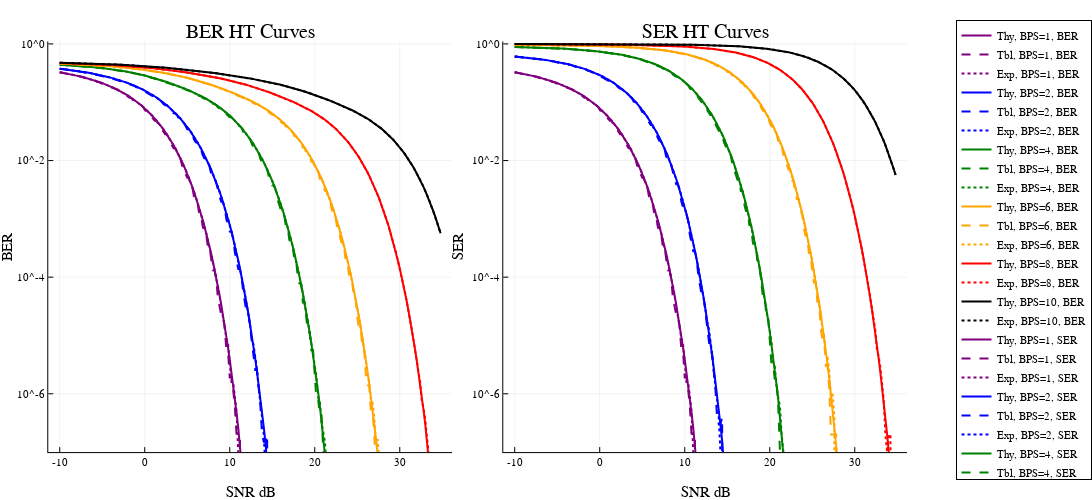
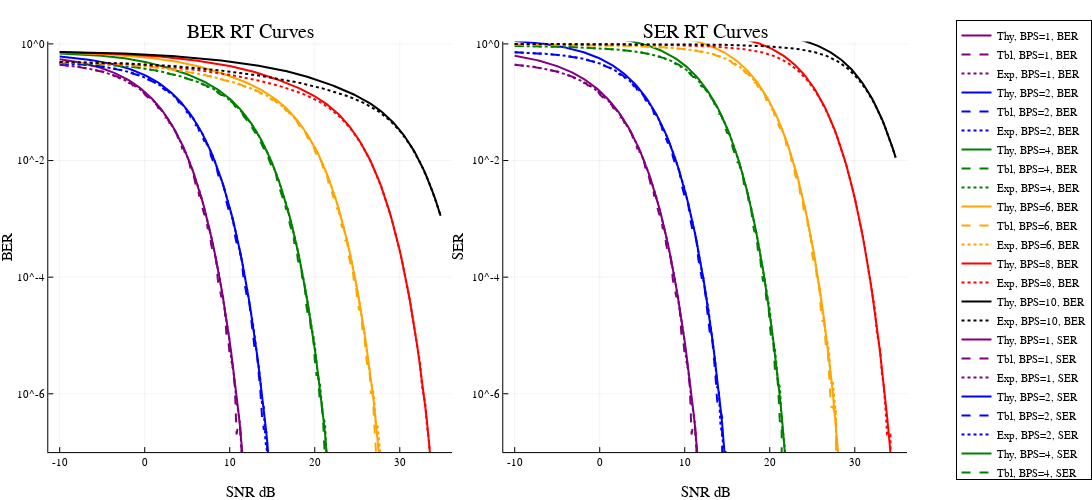

Write notebook code for charts like these, in order.
### Code cell
pb = plot(title="BER HT Curves", xlabel="SNR dB", ylabel="BER", yscale=:log)
pbr = plot(title="BER RT Curves", xlabel="SNR dB", ylabel="BER", yscale=:log)
ps = plot(title="SER HT Curves", xlabel="SNR dB", ylabel="SER", yscale=:log)
psr = plot(title="SER RT Curves", xlabel="SNR dB", ylabel="SER", yscale=:log)
SNRs = Float32.(collect(LinRange(-10, 34.8, 225)))
colors = Dict(1 => :purple, 2 => :blue, 4 => :green, 6 => :orange, 8 => :red, 10 => :black)
for bps in [1,2,4,6,8,10]
    println("BPS $bps")
    pb_th = [predict_classic_ber(bps, Float32(snr)) for snr in SNRs]
    pb_th_rt = [predict_classic_ber_roundtrip(bps, Float32(snr)) for snr in SNRs]
    ps_th = [predict_classic_ser(bps, Float32(snr)) for snr in SNRs]
    ps_th_rt = [predict_classic_ser_roundtrip(bps, Float32(snr)) for snr in SNRs]
    plot!(pb, SNRs, pb_th, label="Thy, BPS=$bps, BER", color=colors[bps], linewidth=2)
    plot!(pbr, SNRs, pb_th_rt, label="Thy, BPS=$bps, BER", color=colors[bps], linewidth=2)
    plot!(ps, SNRs, ps_th, label="Thy, BPS=$bps, SER", color=colors[bps], linewidth=2)
    plot!(psr, SNRs, ps_th_rt, label="Thy, BPS=$bps, SER", color=colors[bps], linewidth=2)
    if bps <= 6
        pb_tbl = [get_optimal_BER(snr, bps) for snr in SNRs]
        pb_tbl_rt = [get_optimal_BER_roundtrip(snr, bps) for snr in SNRs]
        ps_tbl = [get_optimal_SER(snr, bps) for snr in SNRs]
        ps_tbl_rt = [get_optimal_SER_roundtrip(snr, bps) for snr in SNRs]
        plot!(pb, SNRs, pb_tbl, linestyle=:dash, label="Tbl, BPS=$bps, BER", color=colors[bps], linewidth=2)
        plot!(pbr, SNRs, pb_tbl_rt, linestyle=:dash, label="Tbl, BPS=$bps, BER", color=colors[bps], linewidth=2)
        plot!(ps, SNRs, ps_tbl, linestyle=:dash, label="Tbl, BPS=$bps, SER", color=colors[bps], linewidth=2)
        plot!(psr, SNRs, ps_tbl_rt, linestyle=:dash, label="Tbl, BPS=$bps, SER", color=colors[bps], linewidth=2)
    end
    pb_ex_ht = new_tbl[bps][:, 2]
    ps_ex_ht = new_tbl[bps][:, 3]
    pb_ex_rt = new_tbl[bps][:, 4]
    ps_ex_rt = new_tbl[bps][:, 5]
    plot!(pb, SNRs, pb_ex_ht, linestyle=:dot, label="Exp, BPS=$bps, BER", color=colors[bps], linewidth=2)
    plot!(pbr, SNRs, pb_ex_rt, linestyle=:dot, label="Exp, BPS=$bps, BER", color=colors[bps], linewidth=2)
    plot!(ps, SNRs, ps_ex_ht, linestyle=:dot, label="Exp, BPS=$bps, SER", color=colors[bps], linewidth=2)
    plot!(psr, SNRs, ps_ex_rt, linestyle=:dot, label="Exp, BPS=$bps, SER", color=colors[bps], linewidth=2)
end

plot!(pb, ylim=[1e-7, 1.1])
plot!(pbr, ylim=[1e-7, 1.1])
plot!(ps, ylim=[1e-7, 1.1])
plot!(psr, ylim=[1e-7, 1.1])

display(plot(pb, ps, layout=(1, 2), size=(1200, 500), legend=:outertopright))
display(plot(pbr, psr, layout=(1, 2), size=(1200, 500), legend=:outertopright))

### Figure 1 — Plotly figure (JSON) as saved in the notebook; plotly's stock layout.template omitted (floating-point values rounded to 4 significant figures; data arrays with more than 128 entries replaced by an {"elided": "..."} marker saying what was removed)
{"data": [{"colorbar": {"len": 0.8926, "title": "", "x": 0.4967, "y": 0.5069}, "legendgroup": "Thy, BPS=1, BER", "line": {"color": "rgba(128, 0, 128, 1.000)", "dash": "solid", "shape": "linear", "width": 2}, "mode": "lines", "name": "Thy, BPS=1, BER", "showlegend": true, "type": "scatter", "x": {"elided": "225 float values"}, "xaxis": "x1", "y": {"elided": "225 float values"}, "yaxis": "y1"}, {"colorbar": {"len": 0.8926, "title": "", "x": 0.4967, "y": 0.5069}, "legendgroup": "Tbl, BPS=1, BER", "line": {"color": "rgba(128, 0, 128, 1.000)", "dash": "dash", "shape": "linear", "width": 2}, "mode": "lines", "name": "Tbl, BPS=1, BER", "showlegend": true, "type": "scatter", "x": {"elided": "225 float values"}, "xaxis": "x1", "y": {"elided": "225 float values"}, "yaxis": "y1"}, {"colorbar": {"len": 0.8926, "title": "", "x": 0.4967, "y": 0.5069}, "legendgroup": "Exp, BPS=1, BER", "line": {"color": "rgba(128, 0, 128, 1.000)", "dash": "dot", "shape": "linear", "width": 2}, "mode": "lines", "name": "Exp, BPS=1, BER", "showlegend": true, "type": "scatter", "x": {"elided": "225 float values"}, "xaxis": "x1", "y": {"elided": "225 float values"}, "yaxis": "y1"}, {"colorbar": {"len": 0.8926, "title": "", "x": 0.4967, "y": 0.5069}, "legendgroup": "Thy, BPS=2, BER", "line": {"color": "rgba(0, 0, 255, 1.000)", "dash": "solid", "shape": "linear", "width": 2}, "mode": "lines", "name": "Thy, BPS=2, BER", "showlegend": true, "type": "scatter", "x": {"elided": "225 float values"}, "xaxis": "x1", "y": {"elided": "225 float values"}, "yaxis": "y1"}, {"colorbar": {"len": 0.8926, "title": "", "x": 0.4967, "y": 0.5069}, "legendgroup": "Tbl, BPS=2, BER", "line": {"color": "rgba(0, 0, 255, 1.000)", "dash": "dash", "shape": "linear", "width": 2}, "mode": "lines", "name": "Tbl, BPS=2, BER", "showlegend": true, "type": "scatter", "x": {"elided": "225 float values"}, "xaxis": "x1", "y": {"elided": "225 float values"}, "yaxis": "y1"}, {"colorbar": {"len": 0.8926, "title": "", "x": 0.4967, "y": 0.5069}, "legendgroup": "Exp, BPS=2, BER", "line": {"color": "rgba(0, 0, 255, 1.000)", "dash": "dot", "shape": "linear", "width": 2}, "mode": "lines", "name": "Exp, BPS=2, BER", "showlegend": true, "type": "scatter", "x": {"elided": "225 float values"}, "xaxis": "x1", "y": {"elided": "225 float values"}, "yaxis": "y1"}, {"colorbar": {"len": 0.8926, "title": "", "x": 0.4967, "y": 0.5069}, "legendgroup": "Thy, BPS=4, BER", "line": {"color": "rgba(0, 128, 0, 1.000)", "dash": "solid", "shape": "linear", "width": 2}, "mode": "lines", "name": "Thy, BPS=4, BER", "showlegend": true, "type": "scatter", "x": {"elided": "225 float values"}, "xaxis": "x1", "y": {"elided": "225 float values"}, "yaxis": "y1"}, {"colorbar": {"len": 0.8926, "title": "", "x": 0.4967, "y": 0.5069}, "legendgroup": "Tbl, BPS=4, BER", "line": {"color": "rgba(0, 128, 0, 1.000)", "dash": "dash", "shape": "linear", "width": 2}, "mode": "lines", "name": "Tbl, BPS=4, BER", "showlegend": true, "type": "scatter", "x": {"elided": "225 float values"}, "xaxis": "x1", "y": {"elided": "225 float values"}, "yaxis": "y1"}, {"colorbar": {"len": 0.8926, "title": "", "x": 0.4967, "y": 0.5069}, "legendgroup": "Exp, BPS=4, BER", "line": {"color": "rgba(0, 128, 0, 1.000)", "dash": "dot", "shape": "linear", "width": 2}, "mode": "lines", "name": "Exp, BPS=4, BER", "showlegend": true, "type": "scatter", "x": {"elided": "225 float values"}, "xaxis": "x1", "y": {"elided": "225 float values"}, "yaxis": "y1"}, {"colorbar": {"len": 0.8926, "title": "", "x": 0.4967, "y": 0.5069}, "legendgroup": "Thy, BPS=6, BER", "line": {"color": "rgba(255, 165, 0, 1.000)", "dash": "solid", "shape": "linear", "width": 2}, "mode": "lines", "name": "Thy, BPS=6, BER", "showlegend": true, "type": "scatter", "x": {"elided": "225 float values"}, "xaxis": "x1", "y": {"elided": "225 float values"}, "yaxis": "y1"}, {"colorbar": {"len": 0.8926, "title": "", "x": 0.4967, "y": 0.5069}, "legendgroup": "Tbl, BPS=6, BER", "line": {"color": "rgba(255, 165, 0, 1.000)", "dash": "dash", "shape": "linear", "width": 2}, "mode": "lines", "name": "Tbl, BPS=6, BER", "showlegend": true, "type": "scatter", "x": {"elided": "225 float values"}, "xaxis": "x1", "y": {"elided": "225 float values"}, "yaxis": "y1"}, {"colorbar": {"len": 0.8926, "title": "", "x": 0.4967, "y": 0.5069}, "legendgroup": "Exp, BPS=6, BER", "line": {"color": "rgba(255, 165, 0, 1.000)", "dash": "dot", "shape": "linear", "width": 2}, "mode": "lines", "name": "Exp, BPS=6, BER", "showlegend": true, "type": "scatter", "x": {"elided": "225 float values"}, "xaxis": "x1", "y": {"elided": "225 float values"}, "yaxis": "y1"}, {"colorbar": {"len": 0.8926, "title": "", "x": 0.4967, "y": 0.5069}, "legendgroup": "Thy, BPS=8, BER", "line": {"color": "rgba(255, 0, 0, 1.000)", "dash": "solid", "shape": "linear", "width": 2}, "mode": "lines", "name": "Thy, BPS=8, BER", "showlegend": true, "type": "scatter", "x": {"elided": "225 float values"}, "xaxis": "x1", "y": {"elided": "225 float values"}, "yaxis": "y1"}, {"colorbar": {"len": 0.8926, "title": "", "x": 0.4967, "y": 0.5069}, "legendgroup": "Exp, BPS=8, BER", "line": {"color": "rgba(255, 0, 0, 1.000)", "dash": "dot", "shape": "linear", "width": 2}, "mode": "lines", "name": "Exp, BPS=8, BER", "showlegend": true, "type": "scatter", "x": {"elided": "225 float values"}, "xaxis": "x1", "y": {"elided": "225 float values"}, "yaxis": "y1"}, {"colorbar": {"len": 0.8926, "title": "", "x": 0.4967, "y": 0.5069}, "legendgroup": "Thy, BPS=10, BER", "line": {"color": "rgba(0, 0, 0, 1.000)", "dash": "solid", "shape": "linear", "width": 2}, "mode": "lines", "name": "Thy, BPS=10, BER", "showlegend": true, "type": "scatter", "x": {"elided": "225 float values"}, "xaxis": "x1", "y": {"elided": "225 float values"}, "yaxis": "y1"}, {"colorbar": {"len": 0.8926, "title": "", "x": 0.4967, "y": 0.5069}, "legendgroup": "Exp, BPS=10, BER", "line": {"color": "rgba(0, 0, 0, 1.000)", "dash": "dot", "shape": "linear", "width": 2}, "mode": "lines", "name": "Exp, BPS=10, BER", "showlegend": true, "type": "scatter", "x": {"elided": "225 float values"}, "xaxis": "x1", "y": {"elided": "225 float values"}, "yaxis": "y1"}, {"colorbar": {"len": 0.8926, "title": "", "x": 0.9967, "y": 0.5069}, "legendgroup": "Thy, BPS=1, SER", "line": {"color": "rgba(128, 0, 128, 1.000)", "dash": "solid", "shape": "linear", "width": 2}, "mode": "lines", "name": "Thy, BPS=1, SER", "showlegend": true, "type": "scatter", "x": {"elided": "225 float values"}, "xaxis": "x2", "y": {"elided": "225 float values"}, "yaxis": "y2"}, {"colorbar": {"len": 0.8926, "title": "", "x": 0.9967, "y": 0.5069}, "legendgroup": "Tbl, BPS=1, SER", "line": {"color": "rgba(128, 0, 128, 1.000)", "dash": "dash", "shape": "linear", "width": 2}, "mode": "lines", "name": "Tbl, BPS=1, SER", "showlegend": true, "type": "scatter", "x": {"elided": "225 float values"}, "xaxis": "x2", "y": {"elided": "225 float values"}, "yaxis": "y2"}, {"colorbar": {"len": 0.8926, "title": "", "x": 0.9967, "y": 0.5069}, "legendgroup": "Exp, BPS=1, SER", "line": {"color": "rgba(128, 0, 128, 1.000)", "dash": "dot", "shape": "linear", "width": 2}, "mode": "lines", "name": "Exp, BPS=1, SER", "showlegend": true, "type": "scatter", "x": {"elided": "225 float values"}, "xaxis": "x2", "y": {"elided": "225 float values"}, "yaxis": "y2"}, {"colorbar": {"len": 0.8926, "title": "", "x": 0.9967, "y": 0.5069}, "legendgroup": "Thy, BPS=2, SER", "line": {"color": "rgba(0, 0, 255, 1.000)", "dash": "solid", "shape": "linear", "width": 2}, "mode": "lines", "name": "Thy, BPS=2, SER", "showlegend": true, "type": "scatter", "x": {"elided": "225 float values"}, "xaxis": "x2", "y": {"elided": "225 float values"}, "yaxis": "y2"}, {"colorbar": {"len": 0.8926, "title": "", "x": 0.9967, "y": 0.5069}, "legendgroup": "Tbl, BPS=2, SER", "line": {"color": "rgba(0, 0, 255, 1.000)", "dash": "dash", "shape": "linear", "width": 2}, "mode": "lines", "name": "Tbl, BPS=2, SER", "showlegend": true, "type": "scatter", "x": {"elided": "225 float values"}, "xaxis": "x2", "y": {"elided": "225 float values"}, "yaxis": "y2"}, {"colorbar": {"len": 0.8926, "title": "", "x": 0.9967, "y": 0.5069}, "legendgroup": "Exp, BPS=2, SER", "line": {"color": "rgba(0, 0, 255, 1.000)", "dash": "dot", "shape": "linear", "width": 2}, "mode": "lines", "name": "Exp, BPS=2, SER", "showlegend": true, "type": "scatter", "x": {"elided": "225 float values"}, "xaxis": "x2", "y": {"elided": "225 float values"}, "yaxis": "y2"}, {"colorbar": {"len": 0.8926, "title": "", "x": 0.9967, "y": 0.5069}, "legendgroup": "Thy, BPS=4, SER", "line": {"color": "rgba(0, 128, 0, 1.000)", "dash": "solid", "shape": "linear", "width": 2}, "mode": "lines", "name": "Thy, BPS=4, SER", "showlegend": true, "type": "scatter", "x": {"elided": "225 float values"}, "xaxis": "x2", "y": {"elided": "225 float values"}, "yaxis": "y2"}, {"colorbar": {"len": 0.8926, "title": "", "x": 0.9967, "y": 0.5069}, "legendgroup": "Tbl, BPS=4, SER", "line": {"color": "rgba(0, 128, 0, 1.000)", "dash": "dash", "shape": "linear", "width": 2}, "mode": "lines", "name": "Tbl, BPS=4, SER", "showlegend": true, "type": "scatter", "x": {"elided": "225 float values"}, "xaxis": "x2", "y": {"elided": "225 float values"}, "yaxis": "y2"}, {"colorbar": {"len": 0.8926, "title": "", "x": 0.9967, "y": 0.5069}, "legendgroup": "Exp, BPS=4, SER", "line": {"color": "rgba(0, 128, 0, 1.000)", "dash": "dot", "shape": "linear", "width": 2}, "mode": "lines", "name": "Exp, BPS=4, SER", "showlegend": true, "type": "scatter", "x": {"elided": "225 float values"}, "xaxis": "x2", "y": {"elided": "225 float values"}, "yaxis": "y2"}, {"colorbar": {"len": 0.8926, "title": "", "x": 0.9967, "y": 0.5069}, "legendgroup": "Thy, BPS=6, SER", "line": {"color": "rgba(255, 165, 0, 1.000)", "dash": "solid", "shape": "linear", "width": 2}, "mode": "lines", "name": "Thy, BPS=6, SER", "showlegend": true, "type": "scatter", "x": {"elided": "225 float values"}, "xaxis": "x2", "y": {"elided": "225 float values"}, "yaxis": "y2"}, {"colorbar": {"len": 0.8926, "title": "", "x": 0.9967, "y": 0.5069}, "legendgroup": "Tbl, BPS=6, SER", "line": {"color": "rgba(255, 165, 0, 1.000)", "dash": "dash", "shape": "linear", "width": 2}, "mode": "lines", "name": "Tbl, BPS=6, SER", "showlegend": true, "type": "scatter", "x": {"elided": "225 float values"}, "xaxis": "x2", "y": {"elided": "225 float values"}, "yaxis": "y2"}, {"colorbar": {"len": 0.8926, "title": "", "x": 0.9967, "y": 0.5069}, "legendgroup": "Exp, BPS=6, SER", "line": {"color": "rgba(255, 165, 0, 1.000)", "dash": "dot", "shape": "linear", "width": 2}, "mode": "lines", "name": "Exp, BPS=6, SER", "showlegend": true, "type": "scatter", "x": {"elided": "225 float values"}, "xaxis": "x2", "y": {"elided": "225 float values"}, "yaxis": "y2"}, {"colorbar": {"len": 0.8926, "title": "", "x": 0.9967, "y": 0.5069}, "legendgroup": "Thy, BPS=8, SER", "line": {"color": "rgba(255, 0, 0, 1.000)", "dash": "solid", "shape": "linear", "width": 2}, "mode": "lines", "name": "Thy, BPS=8, SER", "showlegend": true, "type": "scatter", "x": {"elided": "225 float values"}, "xaxis": "x2", "y": {"elided": "225 float values"}, "yaxis": "y2"}, {"colorbar": {"len": 0.8926, "title": "", "x": 0.9967, "y": 0.5069}, "legendgroup": "Exp, BPS=8, SER", "line": {"color": "rgba(255, 0, 0, 1.000)", "dash": "dot", "shape": "linear", "width": 2}, "mode": "lines", "name": "Exp, BPS=8, SER", "showlegend": true, "type": "scatter", "x": {"elided": "225 float values"}, "xaxis": "x2", "y": {"elided": "225 float values"}, "yaxis": "y2"}, {"colorbar": {"len": 0.8926, "title": "", "x": 0.9967, "y": 0.5069}, "legendgroup": "Thy, BPS=10, SER", "line": {"color": "rgba(0, 0, 0, 1.000)", "dash": "solid", "shape": "linear", "width": 2}, "mode": "lines", "name": "Thy, BPS=10, SER", "showlegend": true, "type": "scatter", "x": {"elided": "225 float values"}, "xaxis": "x2", "y": {"elided": "225 float values"}, "yaxis": "y2"}, {"colorbar": {"len": 0.8926, "title": "", "x": 0.9967, "y": 0.5069}, "legendgroup": "Exp, BPS=10, SER", "line": {"color": "rgba(0, 0, 0, 1.000)", "dash": "dot", "shape": "linear", "width": 2}, "mode": "lines", "name": "Exp, BPS=10, SER", "showlegend": true, "type": "scatter", "x": {"elided": "225 float values"}, "xaxis": "x2", "y": {"elided": "225 float values"}, "yaxis": "y2"}], "layout": {"annotations": [{"font": {"color": "rgba(0, 0, 0, 1.000)", "family": "sans-serif", "size": 20}, "rotation": 0, "showarrow": false, "text": "BER HT Curves", "x": 0.2749, "xanchor": "center", "xref": "paper", "y": 1, "yanchor": "top", "yref": "paper"}, {"font": {"color": "rgba(0, 0, 0, 1.000)", "family": "sans-serif", "size": 20}, "rotation": 0, "showarrow": false, "text": "SER HT Curves", "x": 0.7749, "xanchor": "center", "xref": "paper", "y": 1, "yanchor": "top", "yref": "paper"}], "height": 500, "legend": {"bgcolor": "rgba(255, 255, 255, 1.000)", "bordercolor": "rgba(0, 0, 0, 1.000)", "borderwidth": 1, "font": {"color": "rgba(0, 0, 0, 1.000)", "family": "sans-serif", "size": 11}, "title": {"font": {"color": "rgba(0, 0, 0, 1.000)", "family": "sans-serif", "size": 15}, "text": ""}, "tracegroupgap": 0, "traceorder": "normal", "x": 1.05, "xanchor": "upper", "y": 1, "yanchor": "right"}, "margin": {"b": 20, "l": 0, "r": 0, "t": 20}, "paper_bgcolor": "rgba(255, 255, 255, 1.000)", "plot_bgcolor": "rgba(255, 255, 255, 1.000)", "showlegend": true, "width": 1200, "xaxis1": {"anchor": "y1", "domain": [0.05305, 0.4967], "gridcolor": "rgba(0, 0, 0, 0.100)", "gridwidth": 0.5, "linecolor": "rgba(0, 0, 0, 1.000)", "mirror": false, "range": [-11.34, 36.14], "showgrid": true, "showline": true, "showticklabels": true, "tickangle": 0, "tickcolor": "rgb(0, 0, 0)", "tickfont": {"color": "rgba(0, 0, 0, 1.000)", "family": "sans-serif", "size": 11}, "tickmode": "array", "ticks": "inside", "ticktext": ["-10", "0", "10", "20", "30"], "tickvals": [-10, 0, 10, 20, 30], "title": "SNR dB", "titlefont": {"color": "rgba(0, 0, 0, 1.000)", "family": "sans-serif", "size": 15}, "type": "-", "visible": true, "zeroline": false, "zerolinecolor": "rgba(0, 0, 0, 1.000)"}, "xaxis2": {"anchor": "y2", "domain": [0.553, 0.9967], "gridcolor": "rgba(0, 0, 0, 0.100)", "gridwidth": 0.5, "linecolor": "rgba(0, 0, 0, 1.000)", "mirror": false, "range": [-11.34, 36.14], "showgrid": true, "showline": true, "showticklabels": true, "tickangle": 0, "tickcolor": "rgb(0, 0, 0)", "tickfont": {"color": "rgba(0, 0, 0, 1.000)", "family": "sans-serif", "size": 11}, "tickmode": "array", "ticks": "inside", "ticktext": ["-10", "0", "10", "20", "30"], "tickvals": [-10, 0, 10, 20, 30], "title": "SNR dB", "titlefont": {"color": "rgba(0, 0, 0, 1.000)", "family": "sans-serif", "size": 15}, "type": "-", "visible": true, "zeroline": false, "zerolinecolor": "rgba(0, 0, 0, 1.000)"}, "yaxis1": {"anchor": "x1", "domain": [0.06065, 0.9532], "gridcolor": "rgba(0, 0, 0, 0.100)", "gridwidth": 0.5, "linecolor": "rgba(0, 0, 0, 1.000)", "mirror": false, "range": [-7, 0.04139], "showgrid": true, "showline": true, "showticklabels": true, "tickangle": 0, "tickcolor": "rgb(0, 0, 0)", "tickfont": {"color": "rgba(0, 0, 0, 1.000)", "family": "sans-serif", "size": 11}, "tickmode": "array", "ticks": "inside", "ticktext": ["10^-6", "10^-4", "10^-2", "10^0"], "tickvals": [1e-06, 0.0001, 0.01, 1], "title": "BER", "titlefont": {"color": "rgba(0, 0, 0, 1.000)", "family": "sans-serif", "size": 15}, "type": "log", "visible": true, "zeroline": false, "zerolinecolor": "rgba(0, 0, 0, 1.000)"}, "yaxis2": {"anchor": "x2", "domain": [0.06065, 0.9532], "gridcolor": "rgba(0, 0, 0, 0.100)", "gridwidth": 0.5, "linecolor": "rgba(0, 0, 0, 1.000)", "mirror": false, "range": [-7, 0.04139], "showgrid": true, "showline": true, "showticklabels": true, "tickangle": 0, "tickcolor": "rgb(0, 0, 0)", "tickfont": {"color": "rgba(0, 0, 0, 1.000)", "family": "sans-serif", "size": 11}, "tickmode": "array", "ticks": "inside", "ticktext": ["10^-6", "10^-4", "10^-2", "10^0"], "tickvals": [1e-06, 0.0001, 0.01, 1], "title": "SER", "titlefont": {"color": "rgba(0, 0, 0, 1.000)", "family": "sans-serif", "size": 15}, "type": "log", "visible": true, "zeroline": false, "zerolinecolor": "rgba(0, 0, 0, 1.000)"}}}

### Figure 2 — Plotly figure (JSON) as saved in the notebook; plotly's stock layout.template omitted (floating-point values rounded to 4 significant figures; data arrays with more than 128 entries replaced by an {"elided": "..."} marker saying what was removed)
{"data": [{"colorbar": {"len": 0.8926, "title": "", "x": 0.4967, "y": 0.5069}, "legendgroup": "Thy, BPS=1, BER", "line": {"color": "rgba(128, 0, 128, 1.000)", "dash": "solid", "shape": "linear", "width": 2}, "mode": "lines", "name": "Thy, BPS=1, BER", "showlegend": true, "type": "scatter", "x": {"elided": "225 float values"}, "xaxis": "x1", "y": {"elided": "225 float values"}, "yaxis": "y1"}, {"colorbar": {"len": 0.8926, "title": "", "x": 0.4967, "y": 0.5069}, "legendgroup": "Tbl, BPS=1, BER", "line": {"color": "rgba(128, 0, 128, 1.000)", "dash": "dash", "shape": "linear", "width": 2}, "mode": "lines", "name": "Tbl, BPS=1, BER", "showlegend": true, "type": "scatter", "x": {"elided": "225 float values"}, "xaxis": "x1", "y": {"elided": "225 float values"}, "yaxis": "y1"}, {"colorbar": {"len": 0.8926, "title": "", "x": 0.4967, "y": 0.5069}, "legendgroup": "Exp, BPS=1, BER", "line": {"color": "rgba(128, 0, 128, 1.000)", "dash": "dot", "shape": "linear", "width": 2}, "mode": "lines", "name": "Exp, BPS=1, BER", "showlegend": true, "type": "scatter", "x": {"elided": "225 float values"}, "xaxis": "x1", "y": {"elided": "225 float values"}, "yaxis": "y1"}, {"colorbar": {"len": 0.8926, "title": "", "x": 0.4967, "y": 0.5069}, "legendgroup": "Thy, BPS=2, BER", "line": {"color": "rgba(0, 0, 255, 1.000)", "dash": "solid", "shape": "linear", "width": 2}, "mode": "lines", "name": "Thy, BPS=2, BER", "showlegend": true, "type": "scatter", "x": {"elided": "225 float values"}, "xaxis": "x1", "y": {"elided": "225 float values"}, "yaxis": "y1"}, {"colorbar": {"len": 0.8926, "title": "", "x": 0.4967, "y": 0.5069}, "legendgroup": "Tbl, BPS=2, BER", "line": {"color": "rgba(0, 0, 255, 1.000)", "dash": "dash", "shape": "linear", "width": 2}, "mode": "lines", "name": "Tbl, BPS=2, BER", "showlegend": true, "type": "scatter", "x": {"elided": "225 float values"}, "xaxis": "x1", "y": {"elided": "225 float values"}, "yaxis": "y1"}, {"colorbar": {"len": 0.8926, "title": "", "x": 0.4967, "y": 0.5069}, "legendgroup": "Exp, BPS=2, BER", "line": {"color": "rgba(0, 0, 255, 1.000)", "dash": "dot", "shape": "linear", "width": 2}, "mode": "lines", "name": "Exp, BPS=2, BER", "showlegend": true, "type": "scatter", "x": {"elided": "225 float values"}, "xaxis": "x1", "y": {"elided": "225 float values"}, "yaxis": "y1"}, {"colorbar": {"len": 0.8926, "title": "", "x": 0.4967, "y": 0.5069}, "legendgroup": "Thy, BPS=4, BER", "line": {"color": "rgba(0, 128, 0, 1.000)", "dash": "solid", "shape": "linear", "width": 2}, "mode": "lines", "name": "Thy, BPS=4, BER", "showlegend": true, "type": "scatter", "x": {"elided": "225 float values"}, "xaxis": "x1", "y": {"elided": "225 float values"}, "yaxis": "y1"}, {"colorbar": {"len": 0.8926, "title": "", "x": 0.4967, "y": 0.5069}, "legendgroup": "Tbl, BPS=4, BER", "line": {"color": "rgba(0, 128, 0, 1.000)", "dash": "dash", "shape": "linear", "width": 2}, "mode": "lines", "name": "Tbl, BPS=4, BER", "showlegend": true, "type": "scatter", "x": {"elided": "225 float values"}, "xaxis": "x1", "y": {"elided": "225 float values"}, "yaxis": "y1"}, {"colorbar": {"len": 0.8926, "title": "", "x": 0.4967, "y": 0.5069}, "legendgroup": "Exp, BPS=4, BER", "line": {"color": "rgba(0, 128, 0, 1.000)", "dash": "dot", "shape": "linear", "width": 2}, "mode": "lines", "name": "Exp, BPS=4, BER", "showlegend": true, "type": "scatter", "x": {"elided": "225 float values"}, "xaxis": "x1", "y": {"elided": "225 float values"}, "yaxis": "y1"}, {"colorbar": {"len": 0.8926, "title": "", "x": 0.4967, "y": 0.5069}, "legendgroup": "Thy, BPS=6, BER", "line": {"color": "rgba(255, 165, 0, 1.000)", "dash": "solid", "shape": "linear", "width": 2}, "mode": "lines", "name": "Thy, BPS=6, BER", "showlegend": true, "type": "scatter", "x": {"elided": "225 float values"}, "xaxis": "x1", "y": {"elided": "225 float values"}, "yaxis": "y1"}, {"colorbar": {"len": 0.8926, "title": "", "x": 0.4967, "y": 0.5069}, "legendgroup": "Tbl, BPS=6, BER", "line": {"color": "rgba(255, 165, 0, 1.000)", "dash": "dash", "shape": "linear", "width": 2}, "mode": "lines", "name": "Tbl, BPS=6, BER", "showlegend": true, "type": "scatter", "x": {"elided": "225 float values"}, "xaxis": "x1", "y": {"elided": "225 float values"}, "yaxis": "y1"}, {"colorbar": {"len": 0.8926, "title": "", "x": 0.4967, "y": 0.5069}, "legendgroup": "Exp, BPS=6, BER", "line": {"color": "rgba(255, 165, 0, 1.000)", "dash": "dot", "shape": "linear", "width": 2}, "mode": "lines", "name": "Exp, BPS=6, BER", "showlegend": true, "type": "scatter", "x": {"elided": "225 float values"}, "xaxis": "x1", "y": {"elided": "225 float values"}, "yaxis": "y1"}, {"colorbar": {"len": 0.8926, "title": "", "x": 0.4967, "y": 0.5069}, "legendgroup": "Thy, BPS=8, BER", "line": {"color": "rgba(255, 0, 0, 1.000)", "dash": "solid", "shape": "linear", "width": 2}, "mode": "lines", "name": "Thy, BPS=8, BER", "showlegend": true, "type": "scatter", "x": {"elided": "225 float values"}, "xaxis": "x1", "y": {"elided": "225 float values"}, "yaxis": "y1"}, {"colorbar": {"len": 0.8926, "title": "", "x": 0.4967, "y": 0.5069}, "legendgroup": "Exp, BPS=8, BER", "line": {"color": "rgba(255, 0, 0, 1.000)", "dash": "dot", "shape": "linear", "width": 2}, "mode": "lines", "name": "Exp, BPS=8, BER", "showlegend": true, "type": "scatter", "x": {"elided": "225 float values"}, "xaxis": "x1", "y": {"elided": "225 float values"}, "yaxis": "y1"}, {"colorbar": {"len": 0.8926, "title": "", "x": 0.4967, "y": 0.5069}, "legendgroup": "Thy, BPS=10, BER", "line": {"color": "rgba(0, 0, 0, 1.000)", "dash": "solid", "shape": "linear", "width": 2}, "mode": "lines", "name": "Thy, BPS=10, BER", "showlegend": true, "type": "scatter", "x": {"elided": "225 float values"}, "xaxis": "x1", "y": {"elided": "225 float values"}, "yaxis": "y1"}, {"colorbar": {"len": 0.8926, "title": "", "x": 0.4967, "y": 0.5069}, "legendgroup": "Exp, BPS=10, BER", "line": {"color": "rgba(0, 0, 0, 1.000)", "dash": "dot", "shape": "linear", "width": 2}, "mode": "lines", "name": "Exp, BPS=10, BER", "showlegend": true, "type": "scatter", "x": {"elided": "225 float values"}, "xaxis": "x1", "y": {"elided": "225 float values"}, "yaxis": "y1"}, {"colorbar": {"len": 0.8926, "title": "", "x": 0.9967, "y": 0.5069}, "legendgroup": "Thy, BPS=1, SER", "line": {"color": "rgba(128, 0, 128, 1.000)", "dash": "solid", "shape": "linear", "width": 2}, "mode": "lines", "name": "Thy, BPS=1, SER", "showlegend": true, "type": "scatter", "x": {"elided": "225 float values"}, "xaxis": "x2", "y": {"elided": "225 float values"}, "yaxis": "y2"}, {"colorbar": {"len": 0.8926, "title": "", "x": 0.9967, "y": 0.5069}, "legendgroup": "Tbl, BPS=1, SER", "line": {"color": "rgba(128, 0, 128, 1.000)", "dash": "dash", "shape": "linear", "width": 2}, "mode": "lines", "name": "Tbl, BPS=1, SER", "showlegend": true, "type": "scatter", "x": {"elided": "225 float values"}, "xaxis": "x2", "y": {"elided": "225 float values"}, "yaxis": "y2"}, {"colorbar": {"len": 0.8926, "title": "", "x": 0.9967, "y": 0.5069}, "legendgroup": "Exp, BPS=1, SER", "line": {"color": "rgba(128, 0, 128, 1.000)", "dash": "dot", "shape": "linear", "width": 2}, "mode": "lines", "name": "Exp, BPS=1, SER", "showlegend": true, "type": "scatter", "x": {"elided": "225 float values"}, "xaxis": "x2", "y": {"elided": "225 float values"}, "yaxis": "y2"}, {"colorbar": {"len": 0.8926, "title": "", "x": 0.9967, "y": 0.5069}, "legendgroup": "Thy, BPS=2, SER", "line": {"color": "rgba(0, 0, 255, 1.000)", "dash": "solid", "shape": "linear", "width": 2}, "mode": "lines", "name": "Thy, BPS=2, SER", "showlegend": true, "type": "scatter", "x": {"elided": "225 float values"}, "xaxis": "x2", "y": {"elided": "225 float values"}, "yaxis": "y2"}, {"colorbar": {"len": 0.8926, "title": "", "x": 0.9967, "y": 0.5069}, "legendgroup": "Tbl, BPS=2, SER", "line": {"color": "rgba(0, 0, 255, 1.000)", "dash": "dash", "shape": "linear", "width": 2}, "mode": "lines", "name": "Tbl, BPS=2, SER", "showlegend": true, "type": "scatter", "x": {"elided": "225 float values"}, "xaxis": "x2", "y": {"elided": "225 float values"}, "yaxis": "y2"}, {"colorbar": {"len": 0.8926, "title": "", "x": 0.9967, "y": 0.5069}, "legendgroup": "Exp, BPS=2, SER", "line": {"color": "rgba(0, 0, 255, 1.000)", "dash": "dot", "shape": "linear", "width": 2}, "mode": "lines", "name": "Exp, BPS=2, SER", "showlegend": true, "type": "scatter", "x": {"elided": "225 float values"}, "xaxis": "x2", "y": {"elided": "225 float values"}, "yaxis": "y2"}, {"colorbar": {"len": 0.8926, "title": "", "x": 0.9967, "y": 0.5069}, "legendgroup": "Thy, BPS=4, SER", "line": {"color": "rgba(0, 128, 0, 1.000)", "dash": "solid", "shape": "linear", "width": 2}, "mode": "lines", "name": "Thy, BPS=4, SER", "showlegend": true, "type": "scatter", "x": {"elided": "225 float values"}, "xaxis": "x2", "y": {"elided": "225 float values"}, "yaxis": "y2"}, {"colorbar": {"len": 0.8926, "title": "", "x": 0.9967, "y": 0.5069}, "legendgroup": "Tbl, BPS=4, SER", "line": {"color": "rgba(0, 128, 0, 1.000)", "dash": "dash", "shape": "linear", "width": 2}, "mode": "lines", "name": "Tbl, BPS=4, SER", "showlegend": true, "type": "scatter", "x": {"elided": "225 float values"}, "xaxis": "x2", "y": {"elided": "225 float values"}, "yaxis": "y2"}, {"colorbar": {"len": 0.8926, "title": "", "x": 0.9967, "y": 0.5069}, "legendgroup": "Exp, BPS=4, SER", "line": {"color": "rgba(0, 128, 0, 1.000)", "dash": "dot", "shape": "linear", "width": 2}, "mode": "lines", "name": "Exp, BPS=4, SER", "showlegend": true, "type": "scatter", "x": {"elided": "225 float values"}, "xaxis": "x2", "y": {"elided": "225 float values"}, "yaxis": "y2"}, {"colorbar": {"len": 0.8926, "title": "", "x": 0.9967, "y": 0.5069}, "legendgroup": "Thy, BPS=6, SER", "line": {"color": "rgba(255, 165, 0, 1.000)", "dash": "solid", "shape": "linear", "width": 2}, "mode": "lines", "name": "Thy, BPS=6, SER", "showlegend": true, "type": "scatter", "x": {"elided": "225 float values"}, "xaxis": "x2", "y": {"elided": "225 float values"}, "yaxis": "y2"}, {"colorbar": {"len": 0.8926, "title": "", "x": 0.9967, "y": 0.5069}, "legendgroup": "Tbl, BPS=6, SER", "line": {"color": "rgba(255, 165, 0, 1.000)", "dash": "dash", "shape": "linear", "width": 2}, "mode": "lines", "name": "Tbl, BPS=6, SER", "showlegend": true, "type": "scatter", "x": {"elided": "225 float values"}, "xaxis": "x2", "y": {"elided": "225 float values"}, "yaxis": "y2"}, {"colorbar": {"len": 0.8926, "title": "", "x": 0.9967, "y": 0.5069}, "legendgroup": "Exp, BPS=6, SER", "line": {"color": "rgba(255, 165, 0, 1.000)", "dash": "dot", "shape": "linear", "width": 2}, "mode": "lines", "name": "Exp, BPS=6, SER", "showlegend": true, "type": "scatter", "x": {"elided": "225 float values"}, "xaxis": "x2", "y": {"elided": "225 float values"}, "yaxis": "y2"}, {"colorbar": {"len": 0.8926, "title": "", "x": 0.9967, "y": 0.5069}, "legendgroup": "Thy, BPS=8, SER", "line": {"color": "rgba(255, 0, 0, 1.000)", "dash": "solid", "shape": "linear", "width": 2}, "mode": "lines", "name": "Thy, BPS=8, SER", "showlegend": true, "type": "scatter", "x": {"elided": "225 float values"}, "xaxis": "x2", "y": {"elided": "225 float values"}, "yaxis": "y2"}, {"colorbar": {"len": 0.8926, "title": "", "x": 0.9967, "y": 0.5069}, "legendgroup": "Exp, BPS=8, SER", "line": {"color": "rgba(255, 0, 0, 1.000)", "dash": "dot", "shape": "linear", "width": 2}, "mode": "lines", "name": "Exp, BPS=8, SER", "showlegend": true, "type": "scatter", "x": {"elided": "225 float values"}, "xaxis": "x2", "y": {"elided": "225 float values"}, "yaxis": "y2"}, {"colorbar": {"len": 0.8926, "title": "", "x": 0.9967, "y": 0.5069}, "legendgroup": "Thy, BPS=10, SER", "line": {"color": "rgba(0, 0, 0, 1.000)", "dash": "solid", "shape": "linear", "width": 2}, "mode": "lines", "name": "Thy, BPS=10, SER", "showlegend": true, "type": "scatter", "x": {"elided": "225 float values"}, "xaxis": "x2", "y": {"elided": "225 float values"}, "yaxis": "y2"}, {"colorbar": {"len": 0.8926, "title": "", "x": 0.9967, "y": 0.5069}, "legendgroup": "Exp, BPS=10, SER", "line": {"color": "rgba(0, 0, 0, 1.000)", "dash": "dot", "shape": "linear", "width": 2}, "mode": "lines", "name": "Exp, BPS=10, SER", "showlegend": true, "type": "scatter", "x": {"elided": "225 float values"}, "xaxis": "x2", "y": {"elided": "225 float values"}, "yaxis": "y2"}], "layout": {"annotations": [{"font": {"color": "rgba(0, 0, 0, 1.000)", "family": "sans-serif", "size": 20}, "rotation": 0, "showarrow": false, "text": "BER RT Curves", "x": 0.2749, "xanchor": "center", "xref": "paper", "y": 1, "yanchor": "top", "yref": "paper"}, {"font": {"color": "rgba(0, 0, 0, 1.000)", "family": "sans-serif", "size": 20}, "rotation": 0, "showarrow": false, "text": "SER RT Curves", "x": 0.7749, "xanchor": "center", "xref": "paper", "y": 1, "yanchor": "top", "yref": "paper"}], "height": 500, "legend": {"bgcolor": "rgba(255, 255, 255, 1.000)", "bordercolor": "rgba(0, 0, 0, 1.000)", "borderwidth": 1, "font": {"color": "rgba(0, 0, 0, 1.000)", "family": "sans-serif", "size": 11}, "title": {"font": {"color": "rgba(0, 0, 0, 1.000)", "family": "sans-serif", "size": 15}, "text": ""}, "tracegroupgap": 0, "traceorder": "normal", "x": 1.05, "xanchor": "upper", "y": 1, "yanchor": "right"}, "margin": {"b": 20, "l": 0, "r": 0, "t": 20}, "paper_bgcolor": "rgba(255, 255, 255, 1.000)", "plot_bgcolor": "rgba(255, 255, 255, 1.000)", "showlegend": true, "width": 1200, "xaxis1": {"anchor": "y1", "domain": [0.05305, 0.4967], "gridcolor": "rgba(0, 0, 0, 0.100)", "gridwidth": 0.5, "linecolor": "rgba(0, 0, 0, 1.000)", "mirror": false, "range": [-11.34, 36.14], "showgrid": true, "showline": true, "showticklabels": true, "tickangle": 0, "tickcolor": "rgb(0, 0, 0)", "tickfont": {"color": "rgba(0, 0, 0, 1.000)", "family": "sans-serif", "size": 11}, "tickmode": "array", "ticks": "inside", "ticktext": ["-10", "0", "10", "20", "30"], "tickvals": [-10, 0, 10, 20, 30], "title": "SNR dB", "titlefont": {"color": "rgba(0, 0, 0, 1.000)", "family": "sans-serif", "size": 15}, "type": "-", "visible": true, "zeroline": false, "zerolinecolor": "rgba(0, 0, 0, 1.000)"}, "xaxis2": {"anchor": "y2", "domain": [0.553, 0.9967], "gridcolor": "rgba(0, 0, 0, 0.100)", "gridwidth": 0.5, "linecolor": "rgba(0, 0, 0, 1.000)", "mirror": false, "range": [-11.34, 36.14], "showgrid": true, "showline": true, "showticklabels": true, "tickangle": 0, "tickcolor": "rgb(0, 0, 0)", "tickfont": {"color": "rgba(0, 0, 0, 1.000)", "family": "sans-serif", "size": 11}, "tickmode": "array", "ticks": "inside", "ticktext": ["-10", "0", "10", "20", "30"], "tickvals": [-10, 0, 10, 20, 30], "title": "SNR dB", "titlefont": {"color": "rgba(0, 0, 0, 1.000)", "family": "sans-serif", "size": 15}, "type": "-", "visible": true, "zeroline": false, "zerolinecolor": "rgba(0, 0, 0, 1.000)"}, "yaxis1": {"anchor": "x1", "domain": [0.06065, 0.9532], "gridcolor": "rgba(0, 0, 0, 0.100)", "gridwidth": 0.5, "linecolor": "rgba(0, 0, 0, 1.000)", "mirror": false, "range": [-7, 0.04139], "showgrid": true, "showline": true, "showticklabels": true, "tickangle": 0, "tickcolor": "rgb(0, 0, 0)", "tickfont": {"color": "rgba(0, 0, 0, 1.000)", "family": "sans-serif", "size": 11}, "tickmode": "array", "ticks": "inside", "ticktext": ["10^-6", "10^-4", "10^-2", "10^0"], "tickvals": [1e-06, 0.0001, 0.01, 1], "title": "BER", "titlefont": {"color": "rgba(0, 0, 0, 1.000)", "family": "sans-serif", "size": 15}, "type": "log", "visible": true, "zeroline": false, "zerolinecolor": "rgba(0, 0, 0, 1.000)"}, "yaxis2": {"anchor": "x2", "domain": [0.06065, 0.9532], "gridcolor": "rgba(0, 0, 0, 0.100)", "gridwidth": 0.5, "linecolor": "rgba(0, 0, 0, 1.000)", "mirror": false, "range": [-7, 0.04139], "showgrid": true, "showline": true, "showticklabels": true, "tickangle": 0, "tickcolor": "rgb(0, 0, 0)", "tickfont": {"color": "rgba(0, 0, 0, 1.000)", "family": "sans-serif", "size": 11}, "tickmode": "array", "ticks": "inside", "ticktext": ["10^-6", "10^-4", "10^-2", "10^0"], "tickvals": [1e-06, 0.0001, 0.01, 1], "title": "SER", "titlefont": {"color": "rgba(0, 0, 0, 1.000)", "family": "sans-serif", "size": 15}, "type": "log", "visible": true, "zeroline": false, "zerolinecolor": "rgba(0, 0, 0, 1.000)"}}}
